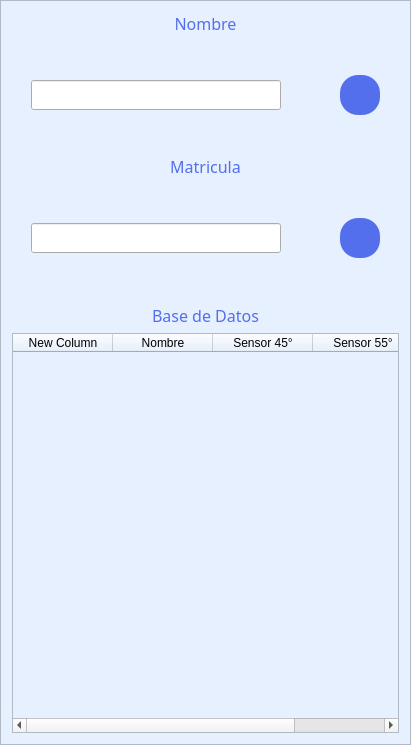
                         <widget class="QFrame" name="frame_8">
                          <property name="styleSheet">
                           <string notr="true">QFrame{
background-color: rgb(230, 240, 255);
}

QPushButton{
background-color: rgb(84,111,236);
border-top-left-radius:20px;
border-bottom-left-radius:20px;
border-top-right-radius:5px;
border-bottom-right-radius:5px;
color:rgb(255, 255, 255);
font: 77 12pt &quot;Arial Black&quot;;
}

QPushButton:hover{
background-color: rgb(39,74,233);
border-top-left-radius:20px;
border-bottom-left-radius:20px;
color:rgb(255,255,255);
font: 77 12pt &quot;Arial Black&quot;;
border-top-right-radius:5px;
border-bottom-right-radius:5px;
}


QLabel{
color:rgb(84,111,236);
font: 77 12pt &quot;Arial Black&quot;;
}
</string>
                          </property>
                          <property name="frameShape">
                           <enum>QFrame::StyledPanel</enum>
                          </property>
                          <property name="frameShadow">
                           <enum>QFrame::Raised</enum>
                          </property>
                          <layout class="QVBoxLayout" name="verticalLayout_30">
                           <item>
                            <layout class="QVBoxLayout" name="verticalLayout_27">
                             <item>
                              <layout class="QVBoxLayout" name="verticalLayout_25">
                               <property name="spacing">
                                <number>40</number>
                               </property>
                               <item>
                                <layout class="QVBoxLayout" name="verticalLayout_23">
                                 <item>
                                  <widget class="QLabel" name="label_14">
                                   <property name="font">
                                    <font>
                                     <family>Arial Black</family>
                                     <pointsize>12</pointsize>
                                     <weight>9</weight>
                                     <italic>false</italic>
                                     <bold>false</bold>
                                    </font>
                                   </property>
                                   <property name="text">
                                    <string>Nombre</string>
                                   </property>
                                   <property name="alignment">
                                    <set>Qt::AlignCenter</set>
                                   </property>
                                  </widget>
                                 </item>
                                 <item>
                                  <layout class="QHBoxLayout" name="horizontalLayout_21">
                                   <item>
                                    <widget class="QLineEdit" name="line_nombre">
                                     <property name="minimumSize">
                                      <size>
                                       <width>250</width>
                                       <height>30</height>
                                      </size>
                                     </property>
                                     <property name="maximumSize">
                                      <size>
                                       <width>230</width>
                                       <height>30</height>
                                      </size>
                                     </property>
                                    </widget>
                                   </item>
                                   <item>
                                    <widget class="QPushButton" name="btn_save_nombre">
                                     <property name="minimumSize">
                                      <size>
                                       <width>40</width>
                                       <height>40</height>
                                      </size>
                                     </property>
                                     <property name="maximumSize">
                                      <size>
                                       <width>40</width>
                                       <height>16777215</height>
                                      </size>
                                     </property>
                                     <property name="styleSheet">
                                      <string notr="true">border-radius:18px;</string>
                                     </property>
                                     <property name="text">
                                      <string/>
                                     </property>
                                     <property name="icon">
                                      <iconset>
                                       <normaloff>icons/log-in.svg</normaloff>icons/log-in.svg</iconset>
                                     </property>
                                     <property name="iconSize">
                                      <size>
                                       <width>25</width>
                                       <height>25</height>
                                      </size>
                                     </property>
                                    </widget>
                                   </item>
                                  </layout>
                                 </item>
                                </layout>
                               </item>
                               <item>
                                <layout class="QVBoxLayout" name="verticalLayout_24">
                                 <item>
                                  <widget class="QLabel" name="label_15">
                                   <property name="font">
                                    <font>
                                     <family>Arial Black</family>
                                     <pointsize>12</pointsize>
                                     <weight>9</weight>
                                     <italic>false</italic>
                                     <bold>false</bold>
                                    </font>
                                   </property>
                                   <property name="text">
                                    <string>Matricula</string>
                                   </property>
                                   <property name="alignment">
                                    <set>Qt::AlignCenter</set>
                                   </property>
                                  </widget>
                                 </item>
                                 <item>
                                  <layout class="QHBoxLayout" name="horizontalLayout_22">
                                   <item>
                                    <widget class="QLineEdit" name="line_matricula">
                                     <property name="minimumSize">
                                      <size>
                                       <width>250</width>
                                       <height>30</height>
                                      </size>
                                     </property>
                                     <property name="maximumSize">
                                      <size>
                                       <width>230</width>
                                       <height>30</height>
                                      </size>
                                     </property>
                                    </widget>
                                   </item>
                                   <item>
                                    <widget class="QPushButton" name="btn_save_matricula">
                                     <property name="minimumSize">
                                      <size>
                                       <width>40</width>
                                       <height>40</height>
                                      </size>
                                     </property>
                                     <property name="maximumSize">
                                      <size>
                                       <width>40</width>
                                       <height>16777215</height>
                                      </size>
                                     </property>
                                     <property name="styleSheet">
                                      <string notr="true">border-radius:18px;</string>
                                     </property>
                                     <property name="text">
                                      <string/>
                                     </property>
                                     <property name="icon">
                                      <iconset>
                                       <normaloff>icons/log-in.svg</normaloff>icons/log-in.svg</iconset>
                                     </property>
                                     <property name="iconSize">
                                      <size>
                                       <width>25</width>
                                       <height>25</height>
                                      </size>
                                     </property>
                                    </widget>
                                   </item>
                                  </layout>
                                 </item>
                                </layout>
                               </item>
                              </layout>
                             </item>
                             <item>
                              <spacer name="verticalSpacer_5">
                               <property name="orientation">
                                <enum>Qt::Vertical</enum>
                               </property>
                               <property name="sizeHint" stdset="0">
                                <size>
                                 <width>20</width>
                                 <height>40</height>
                                </size>
                               </property>
                              </spacer>
                             </item>
                             <item>
                              <layout class="QVBoxLayout" name="verticalLayout_26">
                               <item>
                                <widget class="QLabel" name="label_16">
                                 <property name="font">
                                  <font>
                                   <family>Arial Black</family>
                                   <pointsize>12</pointsize>
                                   <weight>9</weight>
                                   <italic>false</italic>
                                   <bold>false</bold>
                                  </font>
                                 </property>
                                 <property name="text">
                                  <string>Base de Datos</string>
                                 </property>
                                 <property name="alignment">
                                  <set>Qt::AlignCenter</set>
                                 </property>
                                </widget>
                               </item>
                               <item>
                                <widget class="QTableWidget" name="table_datos">
                                 <property name="minimumSize">
                                  <size>
                                   <width>387</width>
                                   <height>400</height>
                                  </size>
                                 </property>
                                 <property name="maximumSize">
                                  <size>
                                   <width>387</width>
                                   <height>400</height>
                                  </size>
                                 </property>
                                 <column>
                                  <property name="text">
                                   <string>New Column</string>
                                  </property>
                                 </column>
                                 <column>
                                  <property name="text">
                                   <string>Nombre</string>
                                  </property>
                                 </column>
                                 <column>
                                  <property name="text">
                                   <string>Sensor 45°</string>
                                  </property>
                                 </column>
                                 <column>
                                  <property name="text">
                                   <string>Sensor 55°</string>
                                  </property>
                                 </column>
                                </widget>
                               </item>
                              </layout>
                             </item>
                            </layout>
                           </item>
                          </layout>
                         </widget>
